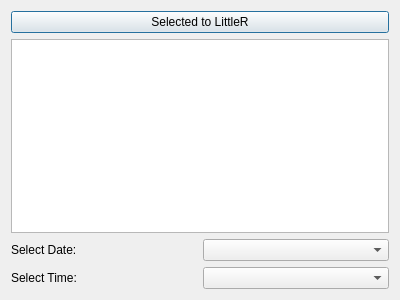
<?xml version="1.0" encoding="UTF-8"?>
<ui version="4.0">
 <class>raw_pgp_dlg</class>
 <widget class="QDialog" name="raw_pgp_dlg">
  <property name="geometry">
   <rect>
    <x>0</x>
    <y>0</y>
    <width>400</width>
    <height>300</height>
   </rect>
  </property>
  <property name="windowTitle">
   <string>Dialog</string>
  </property>
  <layout class="QVBoxLayout" name="verticalLayout">
   <item>
    <layout class="QHBoxLayout" name="horizontalLayoutButtons">
     <item>
      <widget class="QPushButton" name="pushButton_selectedToLittle_R">
       <property name="text">
        <string>Selected to LittleR</string>
       </property>
      </widget>
     </item>
    </layout>
   </item>
   <item>
    <widget class="QTableWidget" name="tableWidget"/>
   </item>
   <item>
    <layout class="QHBoxLayout" name="horizontalLayout_Date">
     <item>
      <widget class="QLabel" name="label">
       <property name="text">
        <string>Select Date:</string>
       </property>
      </widget>
     </item>
     <item>
      <widget class="QComboBox" name="comboBoxDate"/>
     </item>
    </layout>
   </item>
   <item>
    <layout class="QHBoxLayout" name="horizontalLayout_Time">
     <item>
      <widget class="QLabel" name="label_2">
       <property name="text">
        <string>Select Time:</string>
       </property>
      </widget>
     </item>
     <item>
      <widget class="QComboBox" name="comboBoxTime"/>
     </item>
    </layout>
   </item>
  </layout>
 </widget>
 <resources/>
 <connections/>
</ui>
